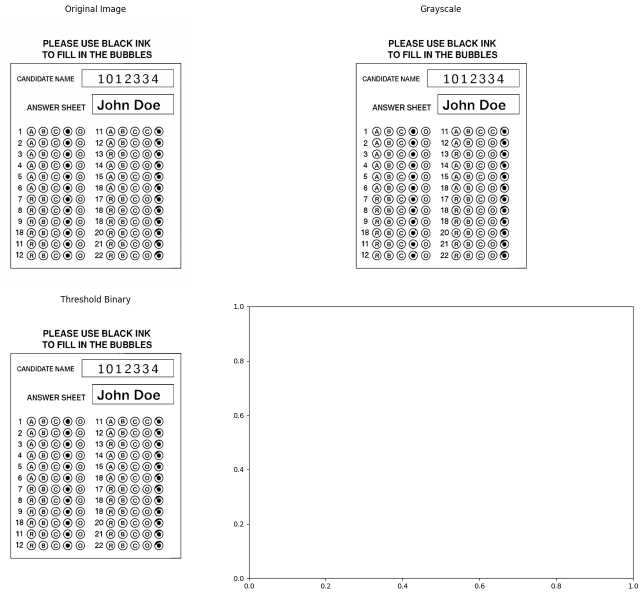
#> input picture diagnostic_output.png, 1286 x 1190 px (shown at 1/2 size)
$ python diagnostic.py
#> lines starting #> are read from the running program, lines starting #| are printed output that depends on the picture
#> the answer given: diagnostic_output.png
"""
OMR Diagnostic Tool
Use this to debug and troubleshoot OMR sheet detection issues
"""

import cv2
import numpy as np
import matplotlib.pyplot as plt
from pathlib import Path

class OMRDiagnostic:
    """Diagnose OMR sheet detection issues"""

    def __init__(self, image_path):
        self.image_path = image_path
        self.original_image = None
        self.gray_image = None
        self.processed_image = None
        self.bubbles = []

    def load_image(self):
        """Load image"""
        try:
            self.original_image = cv2.imread(self.image_path)
#> self.original_image is the input picture: shape (1190, 1286, 3); mean B, G, R 242.7, 242.7, 242.7
            if self.original_image is None:
                print("❌ ERROR: Cannot read image file")
                return False

            height, width = self.original_image.shape[:2]
#> height = 1190; width = 1286
            print(f"✓ Image loaded: {width}x{height} pixels")
#| ✓ Image loaded: 1286x1190 pixels
            return True
        except Exception as e:
            print(f"❌ ERROR: {str(e)}")
            return False

    def check_image_quality(self):
        """Check image quality"""
        print("\n" + "="*50)
        print("IMAGE QUALITY CHECK")
        print("="*50)

        if self.original_image is None:
            print("❌ Image not loaded")
            return

        height, width = self.original_image.shape[:2]
#> height = 1190; width = 1286
        file_size = Path(self.image_path).stat().st_size / (1024*1024)

        print(f"Resolution: {width}x{height} pixels")
#| Resolution: 1286x1190 pixels
        print(f"File Size: {file_size:.2f} MB")

        # Calculate DPI estimate
        dpi = width / 8.27  # A4 width is 8.27 inches
#> dpi = 155.5
        print(f"Estimated DPI: {dpi:.0f}")
#| Estimated DPI: 156

        if dpi < 150:
            print("⚠️  WARNING: Low DPI - may cause detection issues")
            print("   Recommendation: Scan at 300+ DPI")
        else:
            print("✓ DPI adequate")

        # Check if image is mostly blank
        gray = cv2.cvtColor(self.original_image, cv2.COLOR_BGR2GRAY)
        mean_brightness = np.mean(gray)
#> mean_brightness = 242.7
        print(f"\nMean Brightness: {mean_brightness:.2f}/255")
#| Mean Brightness: 242.74/255

        if mean_brightness > 240:
            print("⚠️  WARNING: Image too bright - may be blank")
        elif mean_brightness < 20:
            print("⚠️  WARNING: Image too dark - may be over-exposed")
        else:
            print("✓ Brightness OK")

    def debug_preprocessing(self):
        """Debug image preprocessing steps"""
        print("\n" + "="*50)
        print("PREPROCESSING DEBUG")
        print("="*50)

        if self.original_image is None:
            print("❌ Image not loaded")
            return

        # Step 1: Convert to grayscale
        self.gray_image = cv2.cvtColor(self.original_image, cv2.COLOR_BGR2GRAY)
        print("✓ Step 1: Converted to grayscale")

        # Step 2: Apply Gaussian blur
        blur = cv2.GaussianBlur(self.gray_image, (5, 5), 0)
        print("✓ Step 2: Applied Gaussian blur")

        # Step 3: Binary thresholding
        threshold_value = 127
        _, thresh = cv2.threshold(blur, threshold_value, 255, cv2.THRESH_BINARY)
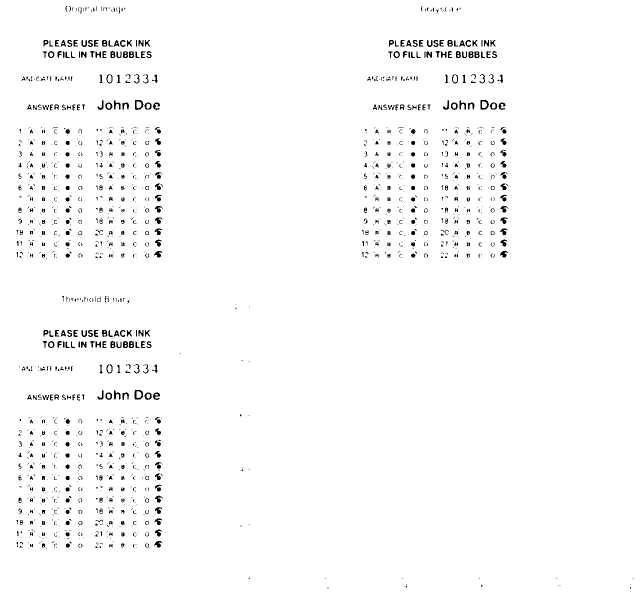
#> thresh: shape (1190, 1286) (shown at 1/2 size); 98% white; black in thin lines or dots
        self.processed_image = thresh
        print(f"✓ Step 3: Applied threshold (value={threshold_value})")

        # Analyze threshold result
        white_pixels = np.sum(thresh == 255)
#> white_pixels = 1500486
        black_pixels = np.sum(thresh == 0)
#> black_pixels = 29854
        total_pixels = thresh.size
#> total_pixels = 1530340

        white_ratio = (white_pixels / total_pixels) * 100
#> white_ratio = 98.05
        black_ratio = (black_pixels / total_pixels) * 100
#> black_ratio = 1.95

        print(f"\n  White pixels: {white_ratio:.1f}%")
#|   White pixels: 98.0%
        print(f"  Black pixels: {black_ratio:.1f}%")
#|   Black pixels: 2.0%

        if white_ratio > 90:
            print("  ⚠️  Almost all white - image may be blank or too bright")
        elif black_ratio > 90:
            print("  ⚠️  Almost all black - image may be too dark")
        else:
            print("  ✓ Good balance of black and white")

    def debug_bubble_detection(self):
        """Debug bubble detection"""
        print("\n" + "="*50)
        print("BUBBLE DETECTION DEBUG")
        print("="*50)

        if self.processed_image is None:
            print("❌ Image not preprocessed")
            return

        # Find contours
        contours, _ = cv2.findContours(
            self.processed_image, cv2.RETR_EXTERNAL, cv2.CHAIN_APPROX_SIMPLE
        )
#> contours = [[[0, 0], [0, 1189], [1285, 1189], [1285, 0]]]
        print(f"✓ Found {len(contours)} total contours")
#| ✓ Found 1 total contours

        if len(contours) == 0:
            print("❌ No contours found - likely image quality issue")
            return

        # Analyze contours
        bubble_list = []
        print("\nContour Analysis (first 20 contours):")
        print("-" * 60)
        print(f"{'#':<4} {'Area':<8} {'Width':<8} {'Height':<8} {'Ratio':<8} {'Status'}")
        print("-" * 60)

        for idx, contour in enumerate(contours[:20]):
            area = cv2.contourArea(contour)
            x, y, w, h = cv2.boundingRect(contour)
            aspect_ratio = float(w) / h if h > 0 else 0

            # Check criteria
            is_valid = (200 < area < 5000) and (0.7 < aspect_ratio < 1.3)
            status = "✓ VALID" if is_valid else "✗ INVALID"

            print(f"{idx:<4} {area:<8.0f} {w:<8} {h:<8} {aspect_ratio:<8.2f} {status}")

            if is_valid:
                bubble_list.append({
                    'x': x, 'y': y, 'w': w, 'h': h,
                    'area': area, 'center': (x + w//2, y + h//2)
                })
#> this loop made 1 pass
#> (contour, area, x, y, w, h, aspect_ratio, is_valid) on pass 1: ([[0, 0], [0, 1189], [1285, 1189], [1285, 0]], 1527865, 0, 0, 1286, 1190, 1.08, False)
#| 0    1527865  1286     1190     1.08     ✗ INVALID
#> after the loop, bubble_list = []

        print("-" * 60)
        print(f"\nValid bubbles found: {len(bubble_list)}")
#| Valid bubbles found: 0

        if len(bubble_list) == 0:
            print("\n❌ NO VALID BUBBLES DETECTED")
            print("\nPossible causes:")
            print("1. Image quality too low - rescan at 300+ DPI")
            print("2. Bubbles too small or too large")
            print("3. Incorrect threshold value (currently 127)")
            print("4. Poor contrast between bubbles and background")
            print("\nTry adjusting:")
            print("  - BUBBLE_AREA_MIN (currently 200)")
            print("  - BUBBLE_AREA_MAX (currently 5000)")
            print("  - THRESHOLD_VALUE (currently 127)")
            return

        self.bubbles = sorted(bubble_list, key=lambda b: (b['y'], b['x']))
        print(f"✓ Detected {len(self.bubbles)} valid bubbles")

        # Group bubbles by row
        y_positions = sorted(set(b['y'] for b in self.bubbles))
        groups = []
        current_group = [y_positions[0]]

        for y in y_positions[1:]:
            if y - current_group[-1] > 30:
                groups.append(current_group)
                current_group = [y]
            else:
                current_group.append(y)

        if current_group:
            groups.append(current_group)

        print(f"\nGrouped into {len(groups)} questions (rows)")
        print("First 10 row positions:")
        for i, group in enumerate(groups[:10]):
            print(f"  Question {i+1}: Y={group[0]:.0f}")

    def debug_answer_extraction(self):
        """Debug answer extraction"""
        print("\n" + "="*50)
        print("ANSWER EXTRACTION DEBUG")
        print("="*50)

        if not self.bubbles:
            print("❌ No bubbles to process")
            return

        if self.gray_image is None:
            print("❌ Gray image not available")
            return

        # Group bubbles by rows
        y_positions = sorted(set(b['y'] for b in self.bubbles))
        groups = []
        current_group = [y_positions[0]]

        for y in y_positions[1:]:
            if y - current_group[-1] > 30:
                groups.append(current_group)
                current_group = [y]
            else:
                current_group.append(y)

        if current_group:
            groups.append(current_group)

        print(f"Processing {len(groups[:10])} questions (showing first 10):\n")
        print(f"{'Q':<4} {'Opt1':<8} {'Opt2':<8} {'Opt3':<8} {'Opt4':<8} {'Marked':<8}")
        print("-" * 52)

        for group_idx, group in enumerate(groups[:10]):
            row_bubbles = [b for b in self.bubbles if any(
                abs(b['y'] - y) < 20 for y in group
            )]
            row_bubbles = sorted(row_bubbles, key=lambda b: b['x'])

            darknesses = []
            marked = -1
            max_darkness = 0

            for opt_idx, bubble in enumerate(row_bubbles[:4]):
                roi = self.gray_image[
                    bubble['y']:bubble['y']+bubble['h'],
                    bubble['x']:bubble['x']+bubble['w']
                ]
                darkness = 255 - np.mean(roi)
                darknesses.append(darkness)

                if darkness > max_darkness:
                    max_darkness = darkness
                    marked = opt_idx

            if max_darkness <= 100:
                marked = -1

            mark_char = chr(65 + marked) if marked >= 0 else "—"

            opt_str = " ".join([f"{d:.0f}" for d in darknesses[:4]])
            print(f"{group_idx+1:<4} {opt_str:<32} {mark_char:<8}")

        print("-" * 52)
        print(f"\nDarkness threshold: 100")
        print("(Values > 100 are marked as filled)")

    def visualize(self, output_path="diagnostic_output.png"):
        """Create diagnostic visualization"""
#> called with output_path = 'diagnostic_output.png'
        print("\n" + "="*50)
        print("CREATING VISUALIZATION")
        print("="*50)

        if self.original_image is None:
            print("❌ Image not loaded")
            return

        fig, axes = plt.subplots(2, 2, figsize=(15, 12))

        # Original image
        axes[0, 0].imshow(cv2.cvtColor(self.original_image, cv2.COLOR_BGR2RGB))
        axes[0, 0].set_title("Original Image")
        axes[0, 0].axis('off')

        # Grayscale image
        if self.gray_image is not None:
            axes[0, 1].imshow(self.gray_image, cmap='gray')
            axes[0, 1].set_title("Grayscale")
            axes[0, 1].axis('off')

        # Threshold image
        if self.processed_image is not None:
            axes[1, 0].imshow(self.processed_image, cmap='gray')
            axes[1, 0].set_title("Threshold Binary")
            axes[1, 0].axis('off')

        # Detected bubbles
        if self.bubbles:
            detected_img = self.original_image.copy()
            for bubble in self.bubbles:
                x, y, w, h = bubble['x'], bubble['y'], bubble['w'], bubble['h']
                cv2.rectangle(detected_img, (x, y), (x+w, y+h), (0, 255, 0), 2)

            axes[1, 1].imshow(cv2.cvtColor(detected_img, cv2.COLOR_BGR2RGB))
            axes[1, 1].set_title(f"Detected Bubbles ({len(self.bubbles)})")
            axes[1, 1].axis('off')

        plt.tight_layout()
        plt.savefig(output_path, dpi=100, bbox_inches='tight')
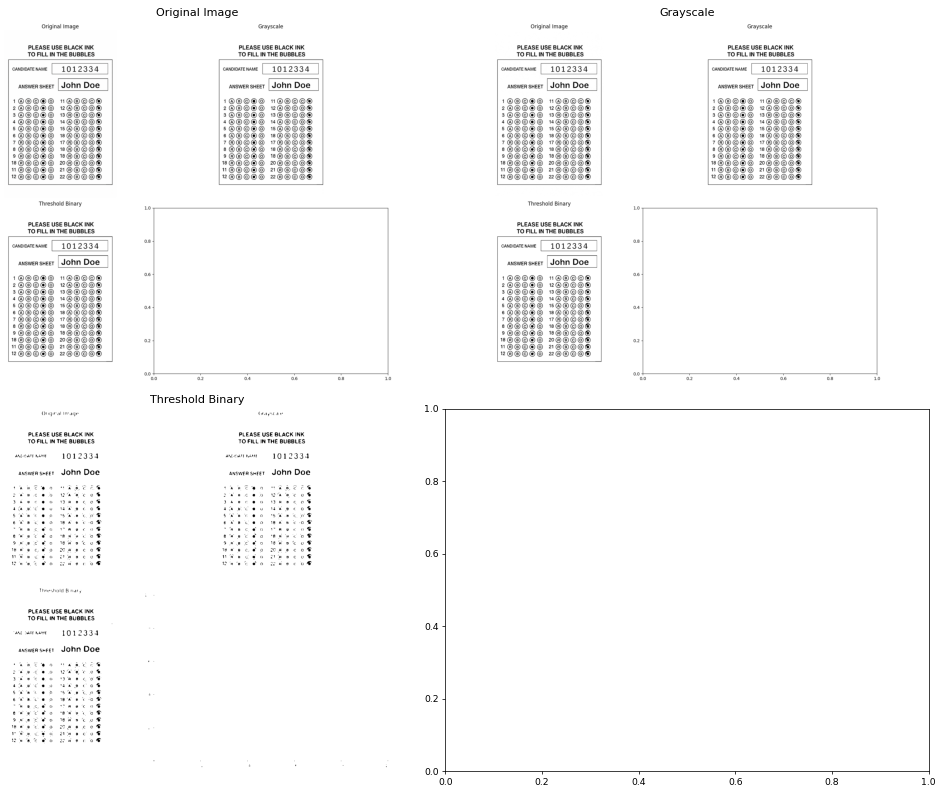
#> figure drawn by matplotlib, 3 panels
        print(f"✓ Visualization saved: {output_path}")
        plt.close()

    def full_diagnosis(self, output_path="diagnostic_output.png"):
        """Run complete diagnosis"""
        print("\n" + "="*70)
        print("OMR DIAGNOSTIC TOOL - FULL ANALYSIS")
        print("="*70)

        if not self.load_image():
            return

        self.check_image_quality()
        self.debug_preprocessing()
        self.debug_bubble_detection()
        self.debug_answer_extraction()
        self.visualize(output_path)

        print("\n" + "="*70)
        print("DIAGNOSIS COMPLETE")
        print("="*70)
        print("\n💡 RECOMMENDATIONS:")
        print("-" * 70)

        if not self.bubbles:
            print("\n1. NO BUBBLES DETECTED - Try these steps:")
            print("   a) Increase scanner DPI to 300-400")
            print("   b) Ensure OMR sheet is not blank")
            print("   c) Check that bubbles are clearly drawn")
            print("   d) Adjust BUBBLE_AREA_MIN/MAX in config.py:")
            print("      - Decrease MIN to detect smaller bubbles")
            print("      - Increase MAX to detect larger bubbles")
            print("   e) Try different THRESHOLD_VALUE (try 100-150)")
        else:
            print(f"\n✓ {len(self.bubbles)} bubbles detected successfully")

        print("\n2. Image Processing Tips:")
        print("   - Use high contrast OMR sheets")
        print("   - Scan in black & white mode (not grayscale)")
        print("   - Ensure proper lighting when scanning")
        print("   - Clean scanner glass before scanning")

        print("\n3. Sample OMR Mark Requirements:")
        print("   - Fill 60%+ of bubble")
        print("   - Use HB or 2B pencil")
        print("   - Mark only one option per question")
        print("   - No stray marks outside bubbles")

# ============================================================================
# USAGE
# ============================================================================

if __name__ == "__main__":
    import sys

    print("""
    ╔══════════════════════════════════════════════════════╗
    ║     OMR DIAGNOSTIC TOOL - TROUBLESHOOTING GUIDE     ║
    ╚══════════════════════════════════════════════════════╝
    """)

    # Get image path from command line or prompt
    if len(sys.argv) > 1:
        image_path = sys.argv[1]
    else:
        image_path = input("Enter path to OMR sheet image: ").strip()

    # Run diagnosis
    diagnostic = OMRDiagnostic(image_path)
    diagnostic.full_diagnosis()

    print("\n" + "="*70)
    print("Check 'diagnostic_output.png' for visual analysis")
    print("="*70)
